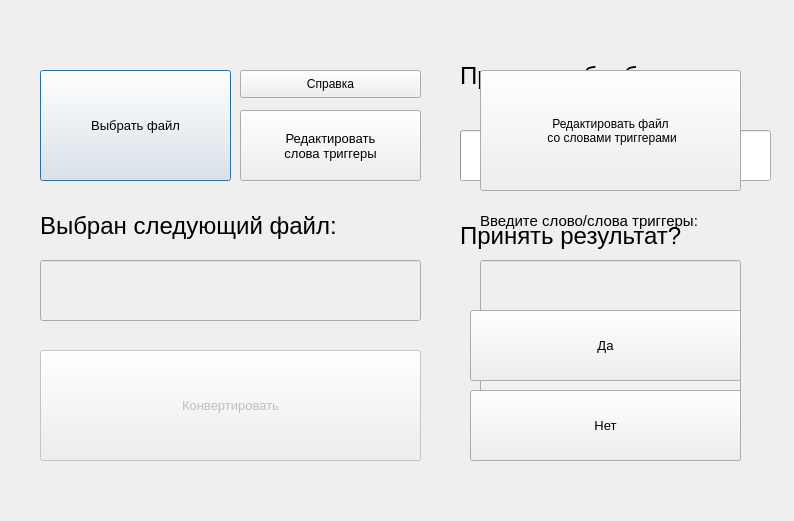
<?xml version="1.0" encoding="UTF-8"?>
<ui version="4.0">
 <class>Dialog</class>
 <widget class="QDialog" name="Dialog">
  <property name="enabled">
   <bool>true</bool>
  </property>
  <property name="geometry">
   <rect>
    <x>0</x>
    <y>0</y>
    <width>794</width>
    <height>521</height>
   </rect>
  </property>
  <property name="sizePolicy">
   <sizepolicy hsizetype="Fixed" vsizetype="Fixed">
    <horstretch>0</horstretch>
    <verstretch>0</verstretch>
   </sizepolicy>
  </property>
  <property name="windowTitle">
   <string>Обозреватель</string>
  </property>
  <property name="sizeGripEnabled">
   <bool>false</bool>
  </property>
  <widget class="QPushButton" name="choosefile">
   <property name="geometry">
    <rect>
     <x>40</x>
     <y>70</y>
     <width>191</width>
     <height>111</height>
    </rect>
   </property>
   <property name="font">
    <font>
     <pointsize>10</pointsize>
    </font>
   </property>
   <property name="text">
    <string>Выбрать файл</string>
   </property>
  </widget>
  <widget class="QPushButton" name="convert">
   <property name="enabled">
    <bool>false</bool>
   </property>
   <property name="geometry">
    <rect>
     <x>40</x>
     <y>350</y>
     <width>381</width>
     <height>111</height>
    </rect>
   </property>
   <property name="font">
    <font>
     <pointsize>10</pointsize>
    </font>
   </property>
   <property name="text">
    <string>Конвертировать</string>
   </property>
  </widget>
  <widget class="QLineEdit" name="lineEdit">
   <property name="enabled">
    <bool>false</bool>
   </property>
   <property name="geometry">
    <rect>
     <x>40</x>
     <y>260</y>
     <width>381</width>
     <height>61</height>
    </rect>
   </property>
   <property name="font">
    <font>
     <pointsize>12</pointsize>
    </font>
   </property>
  </widget>
  <widget class="QLabel" name="label">
   <property name="geometry">
    <rect>
     <x>40</x>
     <y>200</y>
     <width>411</width>
     <height>51</height>
    </rect>
   </property>
   <property name="font">
    <font>
     <pointsize>18</pointsize>
    </font>
   </property>
   <property name="text">
    <string>Выбран следующий файл:</string>
   </property>
  </widget>
  <widget class="QPushButton" name="addtriggerword">
   <property name="enabled">
    <bool>true</bool>
   </property>
   <property name="geometry">
    <rect>
     <x>480</x>
     <y>340</y>
     <width>261</width>
     <height>61</height>
    </rect>
   </property>
   <property name="font">
    <font>
     <pointsize>10</pointsize>
    </font>
   </property>
   <property name="text">
    <string>Добавить слова триггеры</string>
   </property>
  </widget>
  <widget class="QLabel" name="label_2">
   <property name="geometry">
    <rect>
     <x>460</x>
     <y>210</y>
     <width>401</width>
     <height>51</height>
    </rect>
   </property>
   <property name="font">
    <font>
     <pointsize>18</pointsize>
    </font>
   </property>
   <property name="text">
    <string>Принять результат?</string>
   </property>
  </widget>
  <widget class="QProgressBar" name="progressBar">
   <property name="geometry">
    <rect>
     <x>460</x>
     <y>130</y>
     <width>311</width>
     <height>51</height>
    </rect>
   </property>
   <property name="value">
    <number>0</number>
   </property>
  </widget>
  <widget class="QLabel" name="label_3">
   <property name="geometry">
    <rect>
     <x>460</x>
     <y>50</y>
     <width>401</width>
     <height>51</height>
    </rect>
   </property>
   <property name="font">
    <font>
     <pointsize>18</pointsize>
    </font>
   </property>
   <property name="text">
    <string>Прогресс обработки:</string>
   </property>
  </widget>
  <widget class="QPushButton" name="editkeywords">
   <property name="geometry">
    <rect>
     <x>480</x>
     <y>70</y>
     <width>261</width>
     <height>121</height>
    </rect>
   </property>
   <property name="text">
    <string>Редактировать файл
 со словами триггерами</string>
   </property>
  </widget>
  <widget class="QLineEdit" name="lineEdit_2">
   <property name="enabled">
    <bool>false</bool>
   </property>
   <property name="geometry">
    <rect>
     <x>480</x>
     <y>260</y>
     <width>261</width>
     <height>61</height>
    </rect>
   </property>
   <property name="font">
    <font>
     <pointsize>12</pointsize>
    </font>
   </property>
  </widget>
  <widget class="QPushButton" name="editkey">
   <property name="geometry">
    <rect>
     <x>240</x>
     <y>110</y>
     <width>181</width>
     <height>71</height>
    </rect>
   </property>
   <property name="font">
    <font>
     <pointsize>10</pointsize>
    </font>
   </property>
   <property name="text">
    <string>Редактировать 
слова триггеры</string>
   </property>
  </widget>
  <widget class="QLabel" name="label_4">
   <property name="geometry">
    <rect>
     <x>480</x>
     <y>190</y>
     <width>391</width>
     <height>61</height>
    </rect>
   </property>
   <property name="font">
    <font>
     <pointsize>11</pointsize>
    </font>
   </property>
   <property name="text">
    <string>Введите слово/слова триггеры:</string>
   </property>
  </widget>
  <widget class="QPushButton" name="hidemenu1">
   <property name="enabled">
    <bool>true</bool>
   </property>
   <property name="geometry">
    <rect>
     <x>480</x>
     <y>410</y>
     <width>261</width>
     <height>51</height>
    </rect>
   </property>
   <property name="font">
    <font>
     <pointsize>10</pointsize>
    </font>
   </property>
   <property name="text">
    <string>Скрыть 
меню</string>
   </property>
  </widget>
  <widget class="QPushButton" name="pushButton1_3">
   <property name="enabled">
    <bool>true</bool>
   </property>
   <property name="geometry">
    <rect>
     <x>470</x>
     <y>310</y>
     <width>271</width>
     <height>71</height>
    </rect>
   </property>
   <property name="font">
    <font>
     <pointsize>10</pointsize>
    </font>
   </property>
   <property name="text">
    <string>Да</string>
   </property>
  </widget>
  <widget class="QPushButton" name="pushButton1_2">
   <property name="enabled">
    <bool>true</bool>
   </property>
   <property name="geometry">
    <rect>
     <x>470</x>
     <y>390</y>
     <width>271</width>
     <height>71</height>
    </rect>
   </property>
   <property name="font">
    <font>
     <pointsize>10</pointsize>
    </font>
   </property>
   <property name="text">
    <string>Нет</string>
   </property>
  </widget>
  <widget class="QPushButton" name="hintme">
   <property name="geometry">
    <rect>
     <x>240</x>
     <y>70</y>
     <width>181</width>
     <height>28</height>
    </rect>
   </property>
   <property name="text">
    <string>Справка</string>
   </property>
  </widget>
 </widget>
 <resources/>
 <connections/>
</ui>
